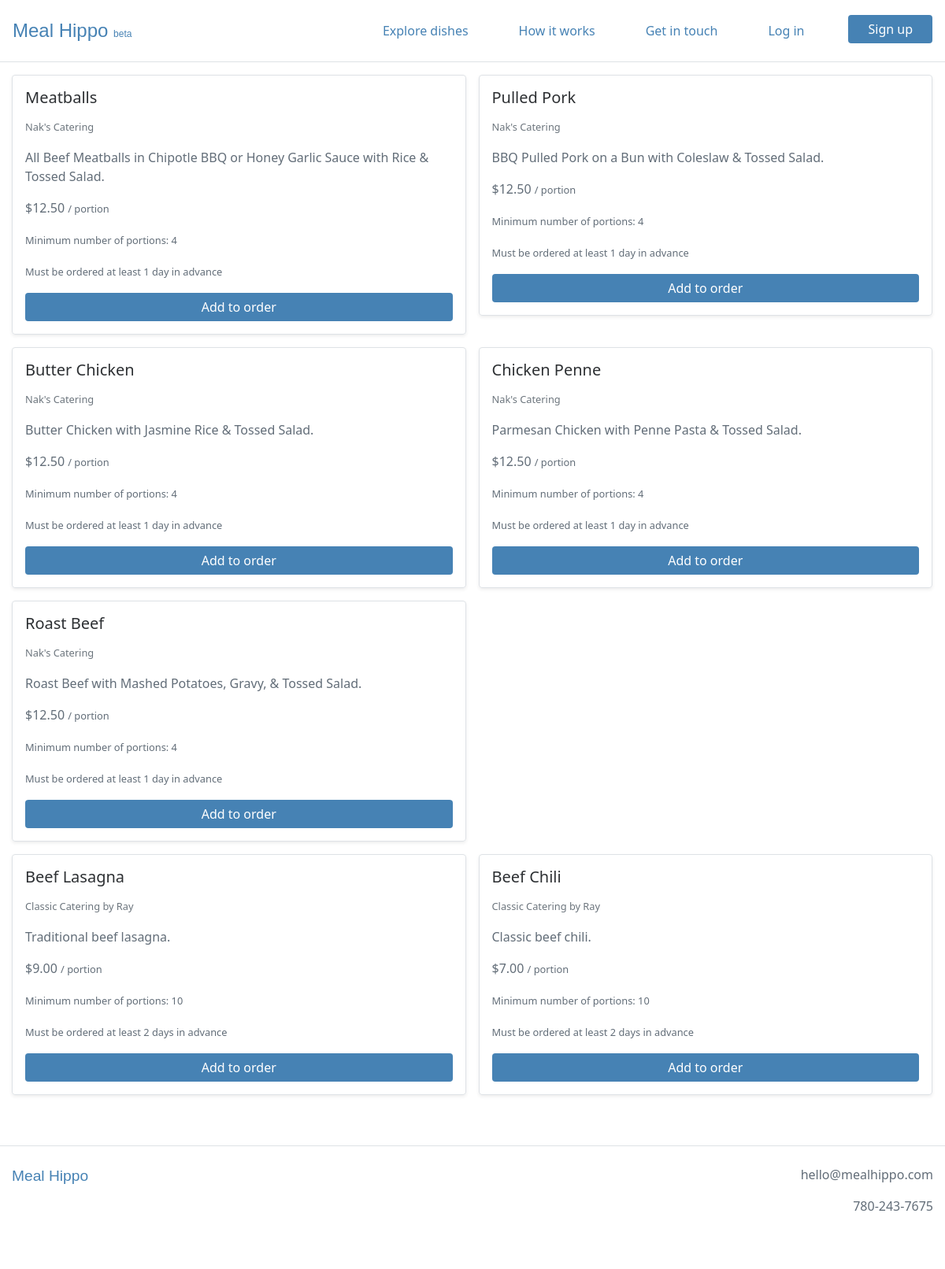
Screenshot of /order/items with the database file from the repository.
### webplatform/models.py (models this page shows, shortened)
class Item(models.Model):
    supplier = models.ForeignKey(Supplier, on_delete=models.CASCADE)
    name = models.CharField(max_length=100)
    description = models.TextField()
    price = models.FloatField()
    is_active = models.BooleanField()
    created_at = models.DateTimeField(auto_now_add=True)
    modified_at = models.DateTimeField(auto_now=True)

class Supplier(models.Model):
    business_name = models.CharField(max_length=100)
    contact_name = models.CharField(max_length=100, blank=True, null=True)
    contact_email = models.EmailField(blank=True, null=True)
    contact_phone = models.CharField(max_length=20, blank=True, null=True)
    contact_address = models.TextField(blank=True, null=True)
    minimum_portions = models.IntegerField(blank=True, null=True)
    minimum_lead_time = models.IntegerField(blank=True, null=True)
    is_active = models.BooleanField()
    created_at = models.DateTimeField(auto_now_add=True)
    modified_at = models.DateTimeField(auto_now=True)

### webplatform/views.py (the view, shortened to what this page needs)
# urls.py: path('order/items', views.OrderItemsView.as_view(), name='order_items_view'),
class OrderItemsView(ListView):
    model = models.Supplier
    template_name = 'webplatform/order_items_view.html'
    context_object_name = 'active_suppliers'
    def get_queryset(self):
        return models.Supplier.objects.filter(is_active=True)
    def get_context_data(self, **kwargs):
        context = super().get_context_data(**kwargs)
        return context

### webplatform/templates/webplatform/order_items_view.html (shortened to what this page needs)
{% extends 'base.html' %}
{% load static %}
{% load humanize %}
{% block content %}
<div class="container-fluid mt-3 mb-5">
  <div class="row">
    {% if order_items %}
      <div class="col-8 pr-0">
    {% else %}
      <div class="col pr-0">
    {% endif %}
      <div class="container-fluid p-0">
        {% for active_supplier in active_suppliers %}
          <div class="row m-0 p-0">
              {% for item in active_supplier.item_set.all %}
                <div class="col-lg-6 col-12 mb-3 m-0 p-0">
                  <div class=" mr-3 p-3 border rounded shadow-sm">
                    <h5 class="card-title">{{ item.name }}</h5>
                    <p><small class="text-secondary">{{ active_supplier.business_name }}</small></p>
                    <p class="card-text">{{ item.description }}</p>
                    <p class="card-text">${{ item.price|floatformat:2|intcomma }} <small>/ portion</small></p>
                    <p class="card-text"><small>Minimum number of portions: {{ item.supplier.minimum_portions }}</small></p>
                    <p class="card-text"><small>Must be ordered at least {{ item.supplier.minimum_lead_time }} {% if item.supplier.minimum_lead_time > 1 %}days{% else %}day{% endif %} in advance</small></p>
                    {% if user.is_authenticated %}
                      <a href="{{ item.get_add_to_order_url }}" class="btn btn-primary w-100">Add to order</a>
                    {% else %}
                      <a href="{% url 'login' %}?next={% url 'webplatform:order_items_view' %}" class="btn btn-primary w-100">Add to order</a>
                    {% endif %}
                  </div>
                </div>
              {% endfor %}
          </div>
        {% endfor %}
      </div>
    </div>
  </div>
</div>
{% endblock %}

### static/style.css (style rules this page uses)
body { color: #2D3033; font-family: "Lucida Grande", "Lucida Sans Unicode", "Lucida Sans", "Segoe UI", Geneva, Frutiger, Verdana, "Helvetica Neue", Arial, sans-serif; font-size: 16px; }
p { color: #626d78; }
a, .btn-link { color: steelblue; }
.btn-primary { background: steelblue; border: none; padding-left: 25px; padding-right: 25px; }

### rows the page displays
Supplier: business_name "Nak's Catering"
Item: name "Meatballs", description "All Beef Meatballs in Chipotle BBQ or Honey Garlic Sauce with Rice & Tossed Salad.", price "12.50", supplier.minimum_portions "4", supplier.minimum_lead_time "1", shows "day"
Item: name "Pulled Pork", description "BBQ Pulled Pork on a Bun with Coleslaw & Tossed Salad.", price "12.50", supplier.minimum_portions "4", supplier.minimum_lead_time "1", shows "day"
Item: name "Butter Chicken", description "Butter Chicken with Jasmine Rice & Tossed Salad.", price "12.50", supplier.minimum_portions "4", supplier.minimum_lead_time "1", shows "day"
Item: name "Chicken Penne", description "Parmesan Chicken with Penne Pasta & Tossed Salad.", price "12.50", supplier.minimum_portions "4", supplier.minimum_lead_time "1", shows "day"
Item: name "Roast Beef", description "Roast Beef with Mashed Potatoes, Gravy, & Tossed Salad.", price "12.50", supplier.minimum_portions "4", supplier.minimum_lead_time "1", shows "day"
Supplier: business_name "Classic Catering by Ray"
Item: name "Beef Lasagna", description "Traditional beef lasagna.", price "9.00", supplier.minimum_portions "10", supplier.minimum_lead_time "2", shows "days"
Item: name "Beef Chili", description "Classic beef chili.", price "7.00", supplier.minimum_portions "10", supplier.minimum_lead_time "2", shows "days"
